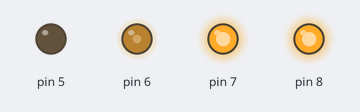
Simulated run of this sketch. Board: Arduino Uno, built with avr-gcc and run on an emulated ATmega328P. On the bench: output pins drawn as LEDs (lit = HIGH).

Above: at 0.05 s.
At 6.0 s:
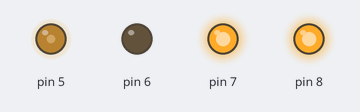
Timing chart, 0 to 7.8 s (numbered marks = the images above):
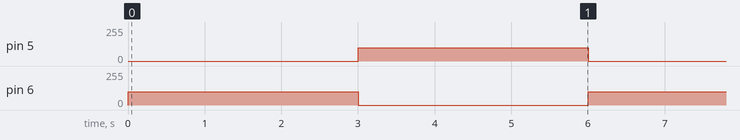

Measured:
- by itself, pin 5, pin 6: alternates 100/255 for 3.0 s and 0/255 for 3.0 s

The sketch:

easy.ino
```cpp
void setup() {
   pinMode(5,OUTPUT);
   pinMode(6,OUTPUT);
   pinMode(7,OUTPUT);
   pinMode(8,OUTPUT);
   digitalWrite(7,HIGH);
   digitalWrite(8,HIGH);
}
void loop() {
   digitalWrite(5,LOW);
   analogWrite(6,100);
   delay(3000);
   digitalWrite(6,LOW);
   analogWrite(5,100);
   delay(3000);
}  
```
